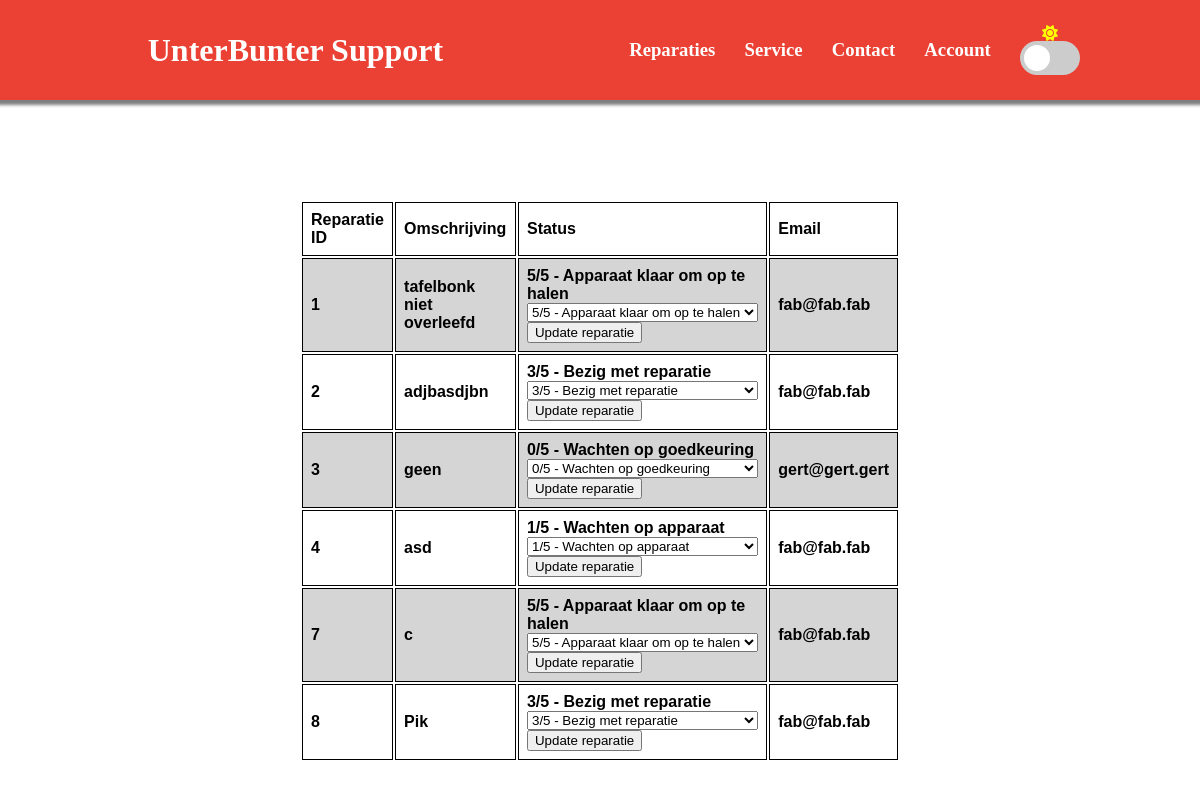
/reparaties.php (signed in), run on the app's committed database.
### tables this page shows
CREATE TABLE IF NOT EXISTS `reparaties` (
  `id` int(11) NOT NULL AUTO_INCREMENT,
  `voornaam` varchar(100) NOT NULL,
  `achternam` varchar(100) NOT NULL,
  `probleem` varchar(10000) NOT NULL,
  `status` int(11) DEFAULT NULL,
  `mail` varchar(1000) DEFAULT NULL,
  PRIMARY KEY (`id`)
);

### reparaties.php (the view, shortened to what this page needs)
<?php include('./init.php') ?>
<!DOCTYPE html>
<html>
    <head>
        <link rel="stylesheet" href="css/reparaties.css">
        <link rel="stylesheet" href="css/index.css">
        <link rel="stylesheet" href="css/Jetbrains-mono.css">
    </head>
    <body id="main">
        <div class="header">
            <h1><a href="index.php">UnterBunter Support</a></h1>
            <div class="opties">
                <h3><a href="reparaties.php">Reparaties</a></h3>
                <h3><a href="service.php">Service</a></h3>
                <h3><a href="#">Contact</a></h3>
                <h3><a href="login.php">Account</a></h3>
                <div class="switchdiv">
                    <i class="fa-solid fa-sun">
                    <label class="switch">
                        <span class="slider round"></i></span>
                </div>
            </div>
        </div>
        <div class="repair">
            <table>
                <?php
                    $sql = "SELECT * FROM reparaties";
                    $row = mysqli_fetch_all(mysqli_query($conn, $sql));
                    $status = array(
                        "0/5 - Wachten op goedkeuring",
                        "1/5 - Wachten op apparaat",
                        "2/5 - Probleem identificeren",
                        "3/5 - Bezig met reparatie",
                        "4/5 - Alles op werking controleren",
                        "5/5 - Apparaat klaar om op te halen"
                    );
                    if(strcmp($_SESSION['type'], 1) == 0){
                        echo"<tr>".
                            "   <th>Reparatie ID </th>".
                            "   <th>Omschrijving</th>".
                            "   <th>Status</th>".
                            "   <th>Email</th>".
                            "</tr>";
                        foreach ($row as $rij) {
                            echo "<tr>\n".
                                    "  <th>{$rij[0]}</th>".
                                    "  <th>{$rij[3]}</th>".
                                    "  <th>".
                                    $status[$rij[4]]."<br>".
                                    "<form action=\"reparaties.php\" method=\"post\">".
                                    "      <select name='values'>";
                                    if($rij[4] == 0){echo "<option value ='0' selected>0/5 - Wachten op goedkeuring</option>";}else{echo "<option value ='0'>0/5 - Wachten op goedkeuring</option>";};
                                    if($rij[4] == 1){echo "<option value ='1' selected>1/5 - Wachten op apparaat</option>";}else{echo "<option value ='1'>1/5 - Wachten op apparaat</option>";};
                                    if($rij[4] == 3){echo "<option value ='3' selected>3/5 - Bezig met reparatie</option>";}else{echo "<option value ='3'>3/5 - Bezig met reparatie</option>";};
                                    if($rij[4] == 5){echo "<option value ='5' selected>5/5 - Apparaat klaar om op te halen</option>";}else{echo "<option value ='5'>5/5 - Apparaat klaar om op te halen</option>";};
                                    echo "       </select> <br>".
                                    "       <input type=\"submit\" name=\"repairUpdate[{$rij[0]}]\" value=\"Update reparatie\">".
                                    "</form>".
                                     "  </th>".
                                     "  <th>{$rij[5]}</th>";
                        }
                    }
                ?>
            </table>
        </div>
    </body>
</html>

### css/reparaties.css (style rules this page uses)
.repair { font-family: arial, sans-serif; border-collapse: collapse; width: 50%; position: relative; display: block; margin-left: auto; margin-right: auto; top: 200px; border-radius: 20px; color: rgb(0, 0, 0); text-align: center; }
td, th { border: 1px solid #000000; text-align: left; padding: 8px; }
tr:nth-child(even) { background-color: #d5d5d5; }

### css/index.css (style rules this page uses)
html, body { font-family: 'Jetbrains Mono'; margin: 0; padding: 0; width: 100%; height: 100%; background-color: white; }
.switch { position: fixed; }
.header { position: fixed; display: flex; align-items: center; justify-content: space-between; top: 0px; width: 100%; height: 100px; background-color: #eb4034; box-shadow: 0px 0px 3px 5px rgba(0, 0, 0, 0.5); text-decoration: none; }
.header h1 a { text-decoration: none; position: relative; left: 50%; align-items: center; text-align: center; color: rgb(255, 255, 255); }
.header .opties { position: absolute; text-align: center; display: flex; justify-content: space-between; align-items: center; right: 10%; width: 40%; height: 100%; color: rgb(255, 255, 255); }
.switchdiv { display: flex; width: 60px; height: 120px; align-items: center; justify-content: space-around; flex-direction: column; }
.switchdiv i { color: yellow; }
.switch { position: relative; display: inline-block; width: 60px; height: 34px; }
.slider { position: absolute; cursor: pointer; top: 0; left: 0; right: 0; bottom: 0; background-color: #ccc; -webkit-transition: .4s; transition: .4s; }
.slider:before { position: absolute; content: ""; height: 26px; width: 26px; left: 4px; bottom: 4px; background-color: white; -webkit-transition: .4s; transition: .4s; }
.slider.round { border-radius: 34px; }
.slider.round:before { border-radius: 50%; }
.header .opties h3 a { text-decoration: none; color: white; }

### data on the page
reparaties: id "1", probleem "tafelbonk niet overleefd", status "5/5 - Apparaat klaar om op te halen", values "5/5 - Apparaat klaar om op te halen", mail "fab@fab.fab"
reparaties: id "2", probleem "adjbasdjbn", status "3/5 - Bezig met reparatie", values "3/5 - Bezig met reparatie", mail "fab@fab.fab"
reparaties: id "3", probleem "geen", status "0/5 - Wachten op goedkeuring", values "0/5 - Wachten op goedkeuring", mail "gert@gert.gert"
reparaties: id "4", probleem "asd", status "1/5 - Wachten op apparaat", values "1/5 - Wachten op apparaat", mail "fab@fab.fab"
reparaties: id "7", probleem "c", status "5/5 - Apparaat klaar om op te halen", values "5/5 - Apparaat klaar om op te halen", mail "fab@fab.fab"
reparaties: id "8", probleem "Pik", status "3/5 - Bezig met reparatie", values "3/5 - Bezig met reparatie", mail "fab@fab.fab"
